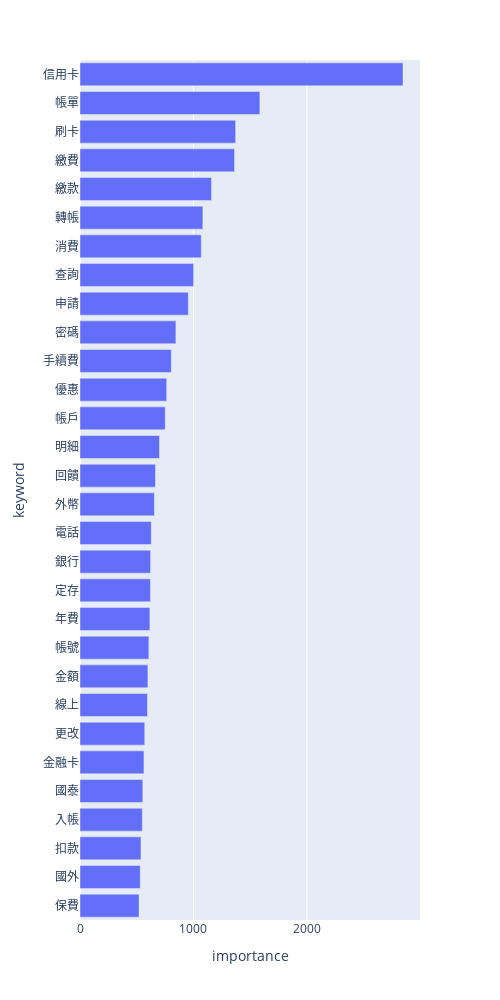

This figure's notebook cell:
### Code cell
import plotly.express as px

fig = px.bar(df_tfidf.tail(30), 
             x='importance', y='keyword', orientation='h', height=1000, width=500)
fig.show()

### Figure 1 — Plotly figure (JSON) as saved in the notebook; plotly's stock layout.template omitted (floating-point values rounded to 4 significant figures)
{"data": [{"alignmentgroup": "True", "hovertemplate": "importance=%{x}<br>keyword=%{y}<extra></extra>", "legendgroup": "", "marker": {"color": "#636efa", "pattern": {"shape": ""}}, "name": "", "offsetgroup": "", "orientation": "h", "showlegend": false, "textposition": "auto", "type": "bar", "x": [520.4, 531.0, 537.4, 549.1, 553.7, 563.9, 570.9, 594.6, 598.5, 607.2, 616.0, 621.0, 622.3, 628.5, 655.8, 665.4, 700.5, 751.7, 764.4, 804.9, 845.3, 954.6, 1002.0, 1069.0, 1083.0, 1160.0, 1363.0, 1372.0, 1586.0, 2847.0], "xaxis": "x", "y": ["保費", "國外", "扣款", "入帳", "國泰", "金融卡", "更改", "線上", "金額", "帳號", "年費", "定存", "銀行", "電話", "外幣", "回饋", "明細", "帳戶", "優惠", "手續費", "密碼", "申請", "查詢", "消費", "轉帳", "繳款", "繳費", "刷卡", "帳單", "信用卡"], "yaxis": "y"}], "layout": {"barmode": "relative", "height": 1000, "legend": {"tracegroupgap": 0}, "margin": {"t": 60}, "width": 500, "xaxis": {"anchor": "y", "domain": [0, 1], "title": {"text": "importance"}}, "yaxis": {"anchor": "x", "domain": [0, 1], "title": {"text": "keyword"}}}}
